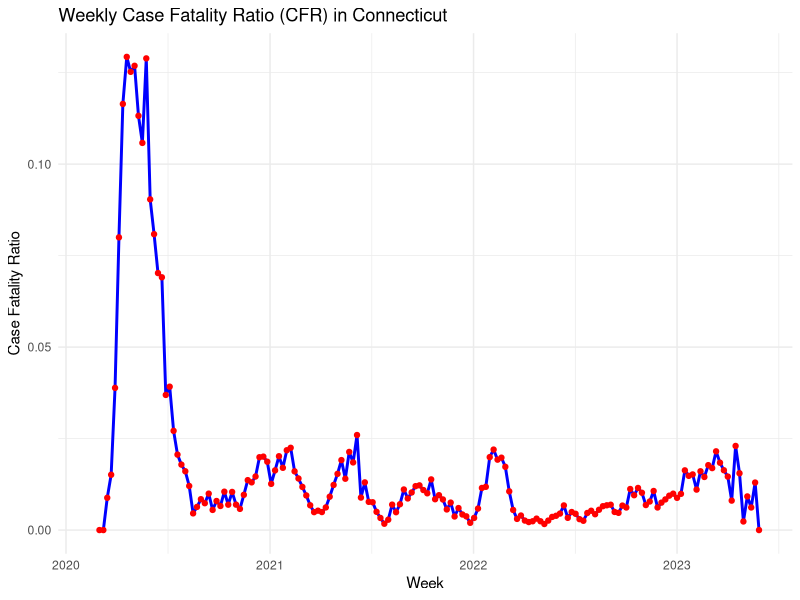
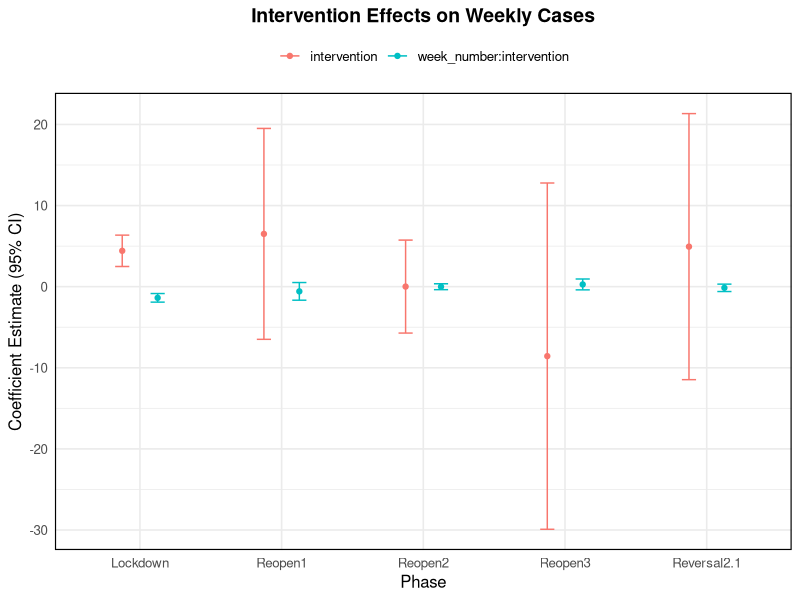
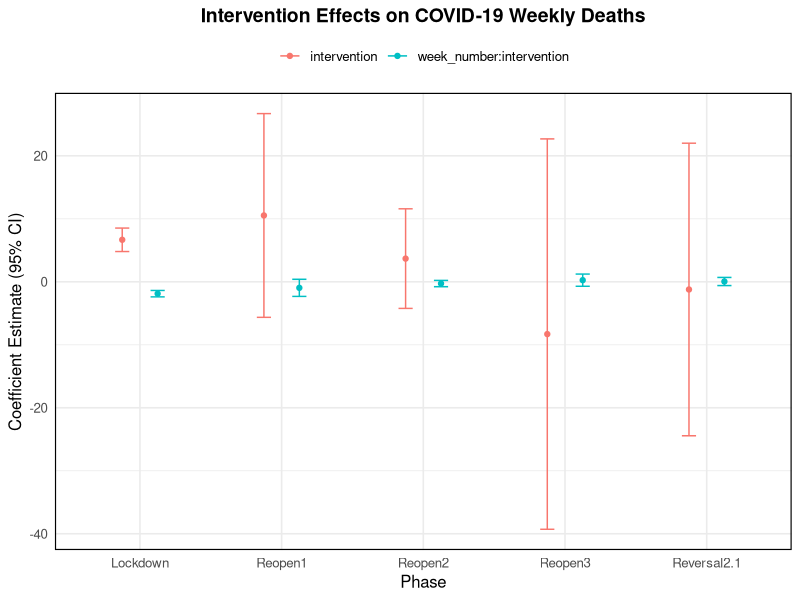
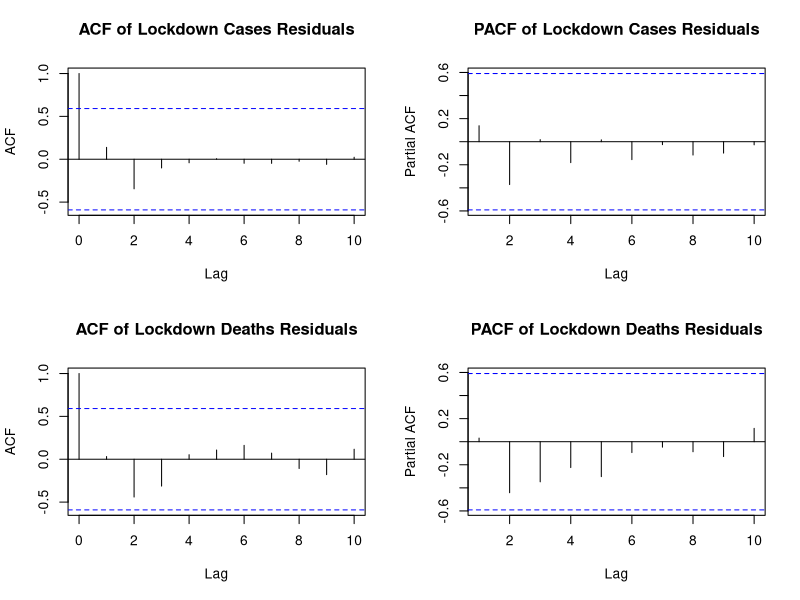
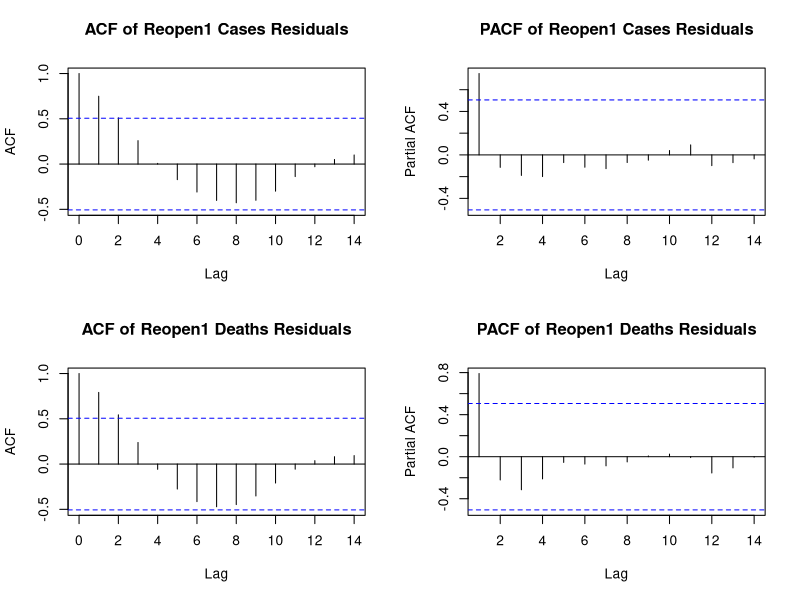
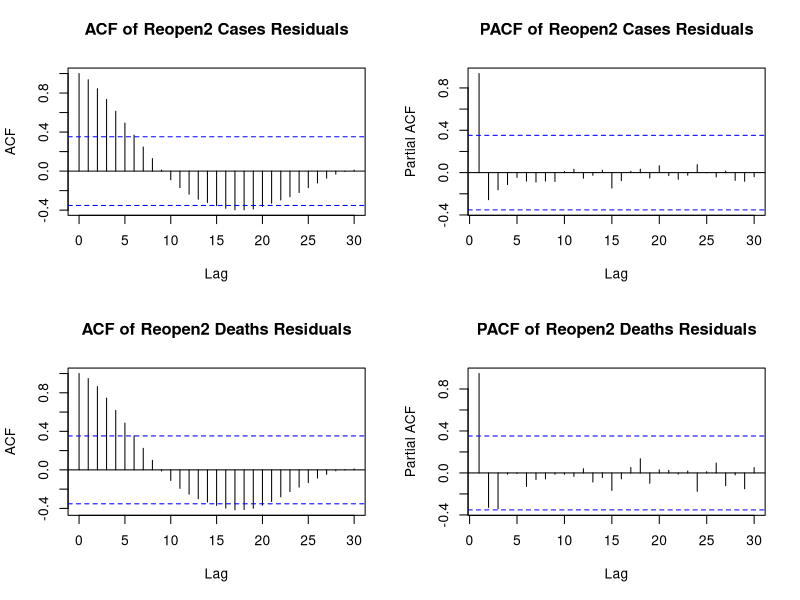
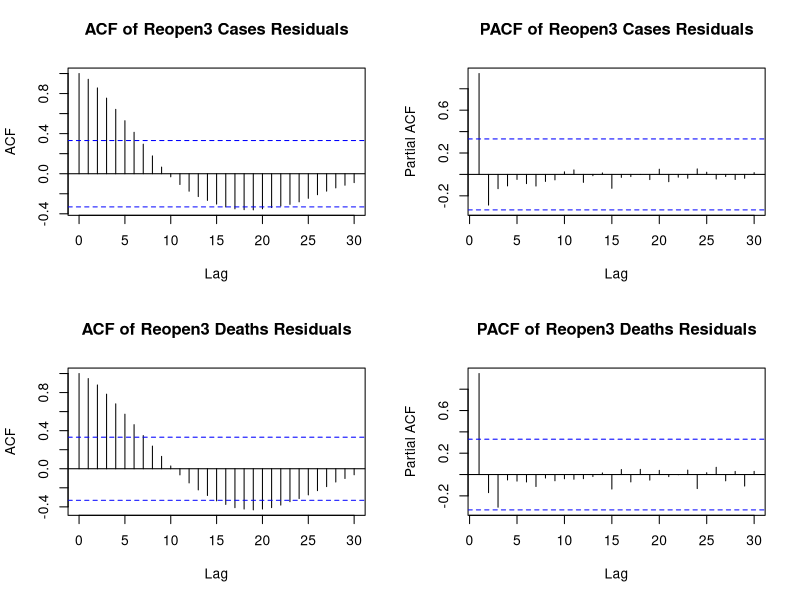
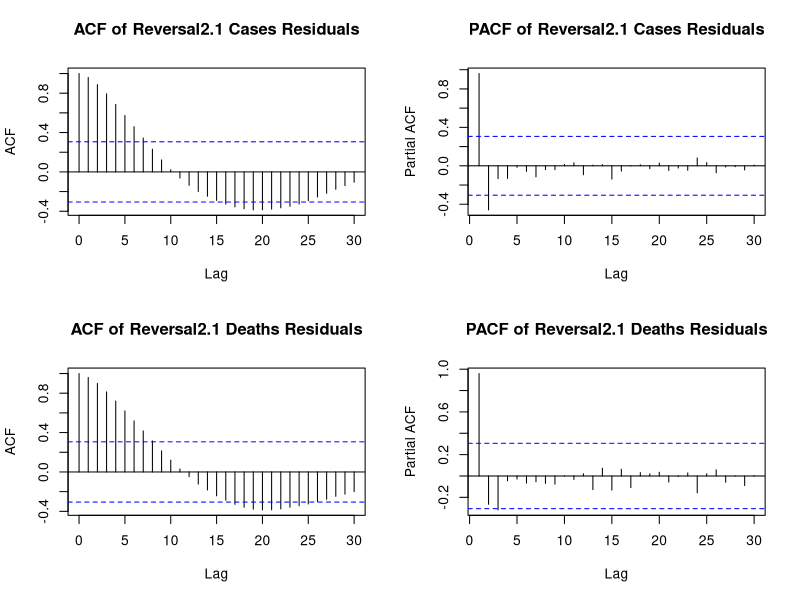

These charts were generated, in order, by the following R code:
## ---- chunk 1
library(tidyverse)
library(lubridate)
library(zoo)
library(segmented)  # For breakpoints in time series
library(broom)      
## ---- chunk 2
setwd("/Users/tianluoyi/Desktop/yale/25 Spring/Practice")

ct_covid <- read_csv("covid19_ct.csv") %>%
  mutate(date = as.Date(date))  # Ensure date is in Date format

# Aggregate data by week
ct_covid_weekly <- ct_covid %>%
  mutate(week = floor_date(date, "week")) %>%
  group_by(week) %>%
  summarise(weekly_cases = sum(cases, na.rm = TRUE),
            weekly_deaths = sum(deaths, na.rm = TRUE)) %>%
  ungroup()

# Compute the Case Fatality Ratio (CFR)
ct_covid_weekly <- ct_covid_weekly %>%
  mutate(cfr = weekly_deaths / weekly_cases)

# Plot the CFR over time
ggplot(ct_covid_weekly, aes(x = week, y = cfr)) +
  geom_line(color = "blue", size = 1) +
  geom_point(color = "red") +
  labs(title = "Weekly Case Fatality Ratio (CFR) in Connecticut",
       x = "Week",
       y = "Case Fatality Ratio") +
  theme_minimal()

## ---- chunk 3
ct_covid_weekly = ct_covid_weekly[4:108,]

ct_covid_weekly <- ct_covid_weekly %>%
  mutate(week_number = as.numeric(difftime(week, min(week), units = "weeks")))

# Updated function with a 1-week lag
prepare_phase <- function(data, start_date, next_start_date) {
  data %>%
    filter(week < next_start_date) %>%
    mutate(
      # Apply intervention one week later than the actual start
      intervention = ifelse(week >= (start_date + 7), 1, 0)
    )
}

# Redefine the phases list using the lagged intervention
phases <- list(
  Lockdown  = prepare_phase(ct_covid_weekly, as.Date("2020-03-23"), as.Date("2020-05-20")),
  Reopen1   = prepare_phase(ct_covid_weekly, as.Date("2020-05-20"), as.Date("2020-06-17")),
  Reopen2   = prepare_phase(ct_covid_weekly, as.Date("2020-06-17"), as.Date("2020-10-08")),
  Reopen3   = prepare_phase(ct_covid_weekly, as.Date("2020-10-08"), as.Date("2020-11-06")),
  Reversal2.1  = prepare_phase(ct_covid_weekly, as.Date("2020-11-06"), as.Date("2020-12-14"))
)

library(nlme)

# ITS model fitting function
fit_its_models <- function(data) {
  list(
    cases_model = gls(log(weekly_cases+1) ~ week_number + intervention + week_number * intervention,
                      correlation = corAR1(form = ~ week_number), data = data),
    deaths_model = gls(log(weekly_deaths+1) ~ week_number + intervention + week_number * intervention,
                       correlation = corAR1(form = ~ week_number), data = data)
  )
}

# Fit models with lagged intervention
models <- lapply(phases, fit_its_models)

# Summaries
cases_summaries <- lapply(models, function(m) summary(m$cases_model))
deaths_summaries <- lapply(models, function(m) summary(m$deaths_model))

# Print results
cases_summaries
deaths_summaries

## ---- chunk 4
library(dplyr)
library(ggplot2)
library(nlme)

# Step 1: Extract coefficients + CIs for selected terms
extract_ci_manual <- function(model, phase_name) {
  coefs <- summary(model)$tTable
  est <- coefs[c("intervention", "week_number:intervention"), "Value"]
  se <- coefs[c("intervention", "week_number:intervention"), "Std.Error"]
  term <- names(est)
  lower <- est - 1.96 * se
  upper <- est + 1.96 * se
  data.frame(
    Phase = phase_name,
    Term = term,
    Estimate = est,
    Lower = lower,
    Upper = upper
  )
}

# Step 2: Apply to each phase and combine into a single data frame
cases_coefs <- do.call(rbind, Map(function(m, phase) {
  extract_ci_manual(m$cases_model, phase)
}, models, names(models)))

deaths_coefs <- do.call(rbind, Map(function(m, phase) {
  extract_ci_manual(m$deaths_model, phase)
}, models, names(models)))

# Step 3: Plot
library(ggplot2)

# Custom theme with horizontal x-axis labels and border
report_theme_horizontal_x <- theme_minimal(base_size = 12) +
  theme(
    axis.text.x = element_text(angle = 0, hjust = 0.5),  # Horizontal text
    legend.position = "top",
    legend.title = element_blank(),
    plot.title = element_text(size = 14, face = "bold", hjust = 0.5),
    panel.border = element_rect(color = "black", fill = NA, size = 0.8)  # Border box
  )

# Plot for Weekly Cases
p_cases <- ggplot(cases_coefs, aes(x = Phase, y = Estimate, ymin = Lower, ymax = Upper, color = Term)) +
  geom_point(position = position_dodge(width = 0.5), size = 1.5) +
  geom_errorbar(width = 0.2, position = position_dodge(width = 0.5)) +
  labs(
    title = "Intervention Effects on Weekly Cases",
    y = "Coefficient Estimate (95% CI)",
    x = "Phase"
  ) +
  report_theme_horizontal_x

# Plot for Weekly Deaths
p_deaths <- ggplot(deaths_coefs, aes(x = Phase, y = Estimate, ymin = Lower, ymax = Upper, color = Term)) +
  geom_point(position = position_dodge(width = 0.5), size = 1.5) +
  geom_errorbar(width = 0.2, position = position_dodge(width = 0.5)) +
  labs(
    title = "Intervention Effects on COVID-19 Weekly Deaths",
    y = "Coefficient Estimate (95% CI)",
    x = "Phase"
  ) +
  report_theme_horizontal_x

# Display plots
p_cases
p_deaths


## ---- chunk 5
library(forecast)

# Set up a plotting layout
par(mfrow = c(2, 2))  

# Function to plot ACF and PACF for model residuals
plot_acf_pacf <- function(model, title_prefix) {
  residuals <- residuals(model)
  
  acf(residuals, main = paste("ACF of", title_prefix, "Residuals"), lag.max = 30)
  pacf(residuals, main = paste("PACF of", title_prefix, "Residuals"), lag.max = 30)
}

# Loop through all phases and plot ACF/PACF for both cases and deaths models
for (phase in names(models)) {
  plot_acf_pacf(models[[phase]]$cases_model, paste(phase, "Cases"))
  plot_acf_pacf(models[[phase]]$deaths_model, paste(phase, "Deaths"))
}

# Reset plot layout
par(mfrow = c(1, 1))
